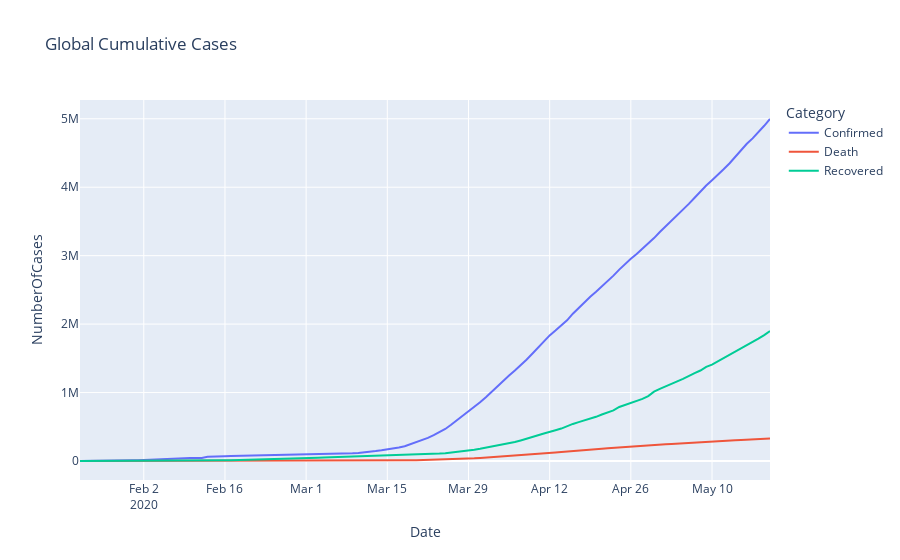
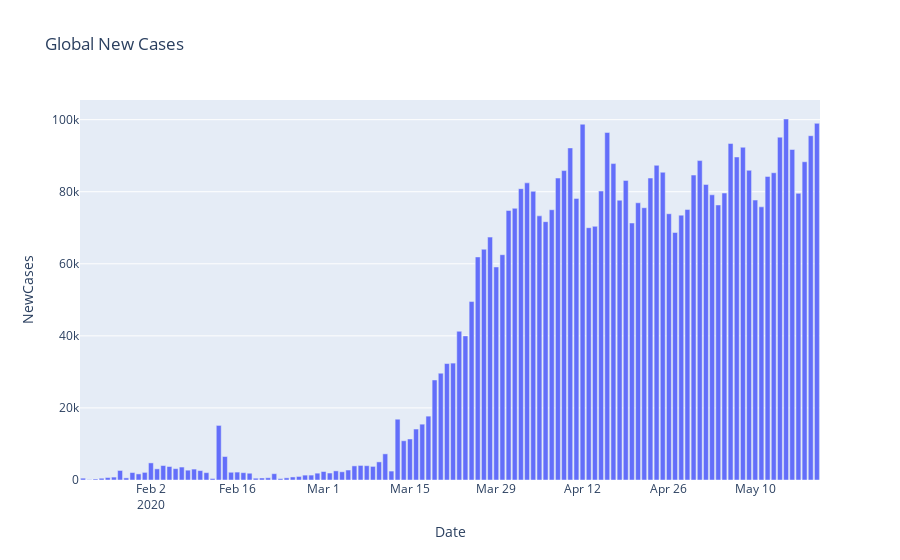

Here is the notebook cell these charts were saved with, in order:
### Code cell
cum_cases('Global')
new_cases('Global')
